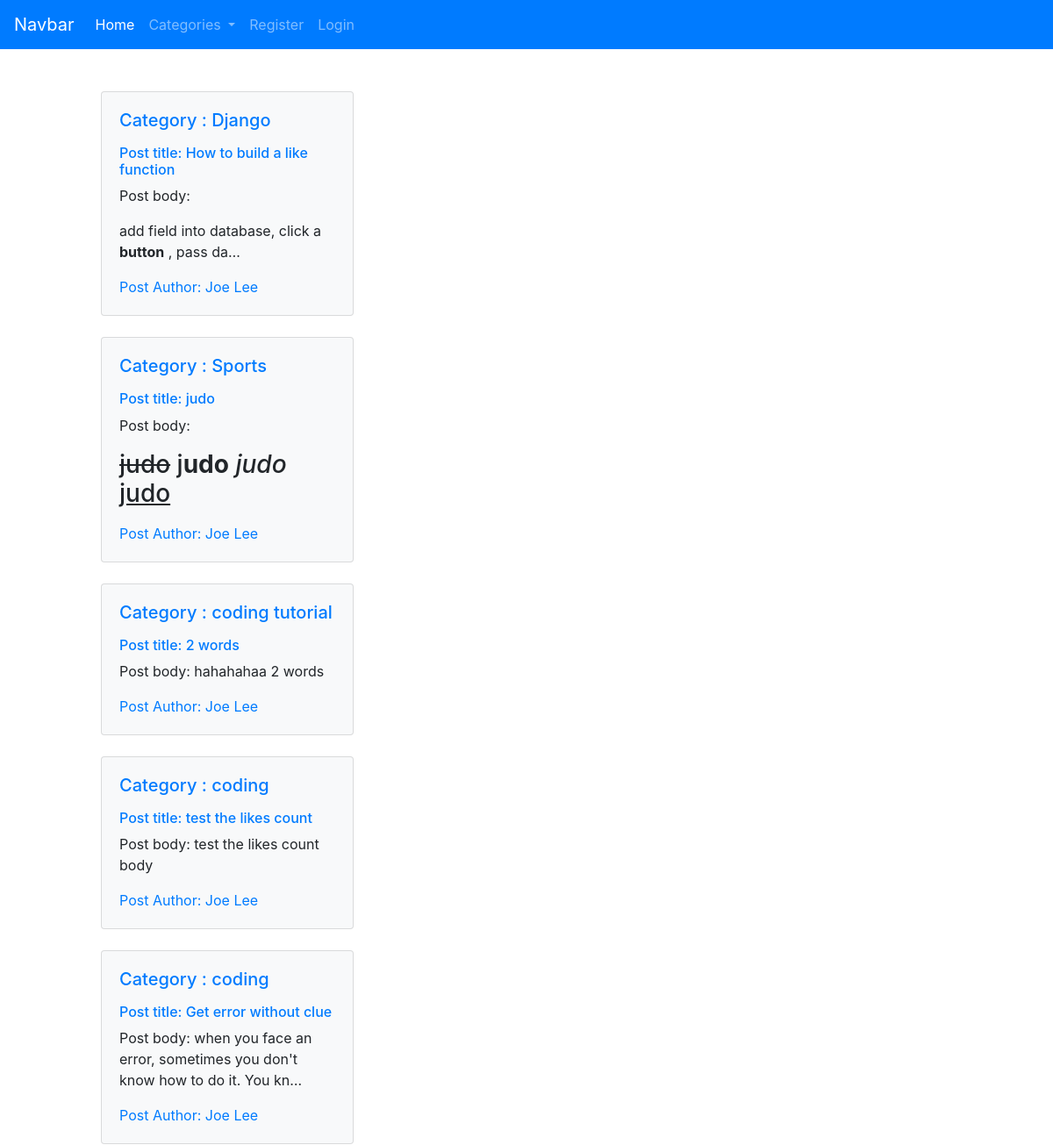
The app's page / (upper part), older data.
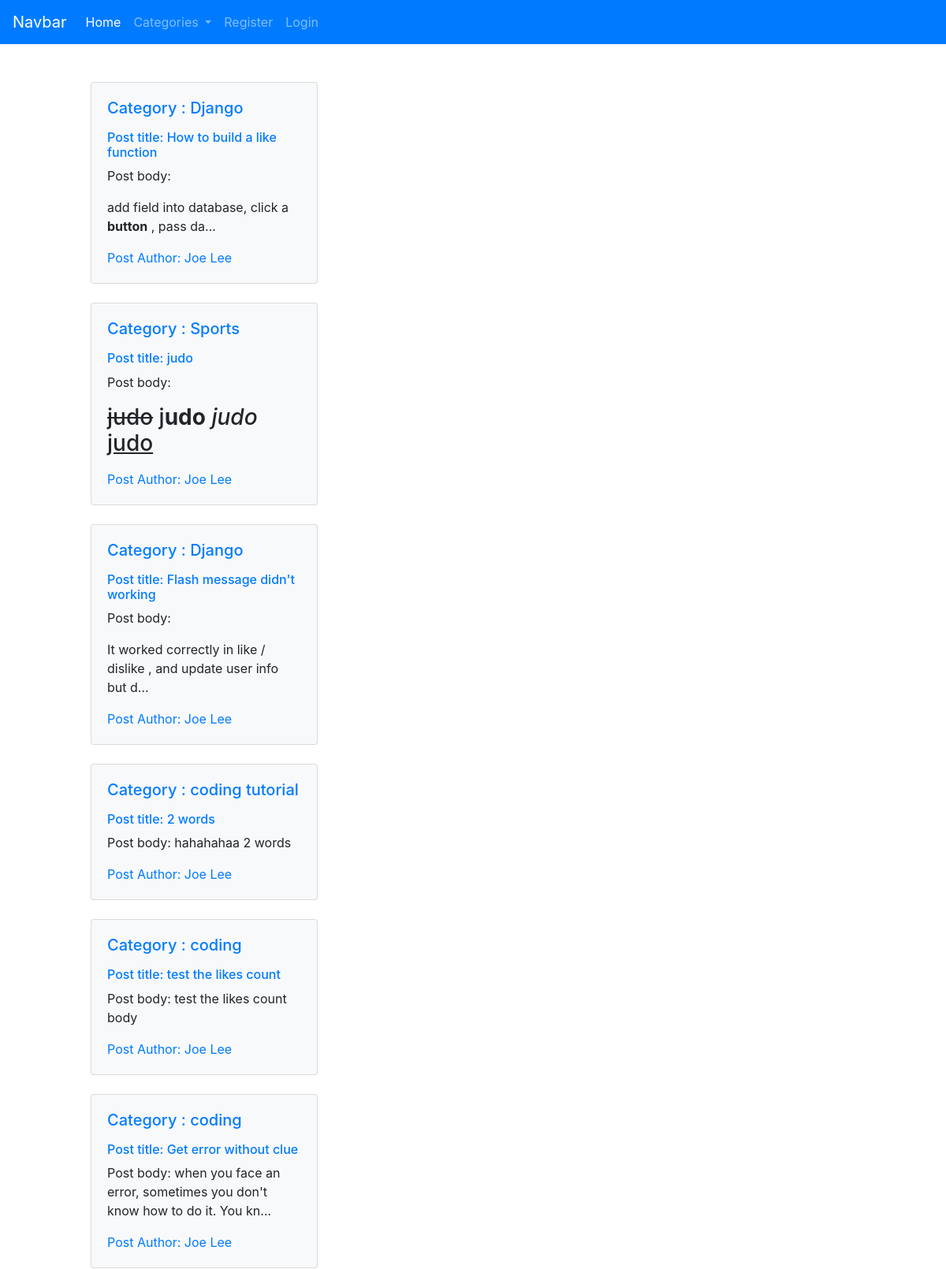
The same page, newer data.
### theblog/models.py (models this page shows, shortened)
class Post(models.Model):
	title = models.CharField(max_length=255)
	header_image = models.ImageField(null=True, blank=True, upload_to='images/')
	author = models.ForeignKey(User, on_delete=models.CASCADE)
	body = RichTextField(blank = True, null=True)
	category = models.ForeignKey(Category, on_delete=models.CASCADE, null=True)
	post_date = models.DateField(auto_now_add=True)
	category_2 = models.CharField(max_length=255, default='coding')
	snippet = models.CharField(max_length=255, default='click to read more...')
	likes = models.ManyToManyField(User, related_name='blog_posts', null=True)

### theblog/views.py (the view)
# urls.py: path('',PostListView.as_view(), name='home'),
class PostListView(ListView):
	model = Post
	template_name = 'theblog/home.html'
	ordering = ['-post_date']
	def get_context_data(self, *args, **kwargs):
		cat_menu = Category_2.objects.all()
		context = super(PostListView, self).get_context_data(*args, **kwargs)
		context["cat_menu"] = cat_menu
		return context

### theblog/models.py (called while the page is built)
	def __str__(self):
		return self.name

### theblog/templates/theblog/home.html (shortened to what this page needs)
{% extends 'theblog/base.html' %}
{% block content %}
{% for post in object_list %}
	<div class="card bg-light mb-3 mt-4" style="width: 18rem;">
	  	<div class="card-body">
	    <h5 class="card-title"><a href="{% url 'theblog:category' post.category_2 %}">Category : {{ post.category_2 }}</a></h5>
	    <h6 class="card-subtitle mb-2 text-muted mt-3">
	    	<a href="{% url 'theblog:post-detail' post.pk %}">Post title: {{ post.title }}</a></h6>
	    <p class="card-text">Post body: {{ post.body|truncatechars:70|safe }}</p>
	    <a href="#" class="card-link mt-3">Post Author: {{ post.author.first_name }} {{ post.author.last_name }}</a>
	  	</div>
	</div>
{% endfor %}
{% endblock %}

Row changes from the older to the newer data that the page shows:
added Post: category_2 "Django", title "Flash message didn't working", body "It worked correctly in like / dislike , and update user info but d…", author.first_name "Joe", author.last_name "Lee"
